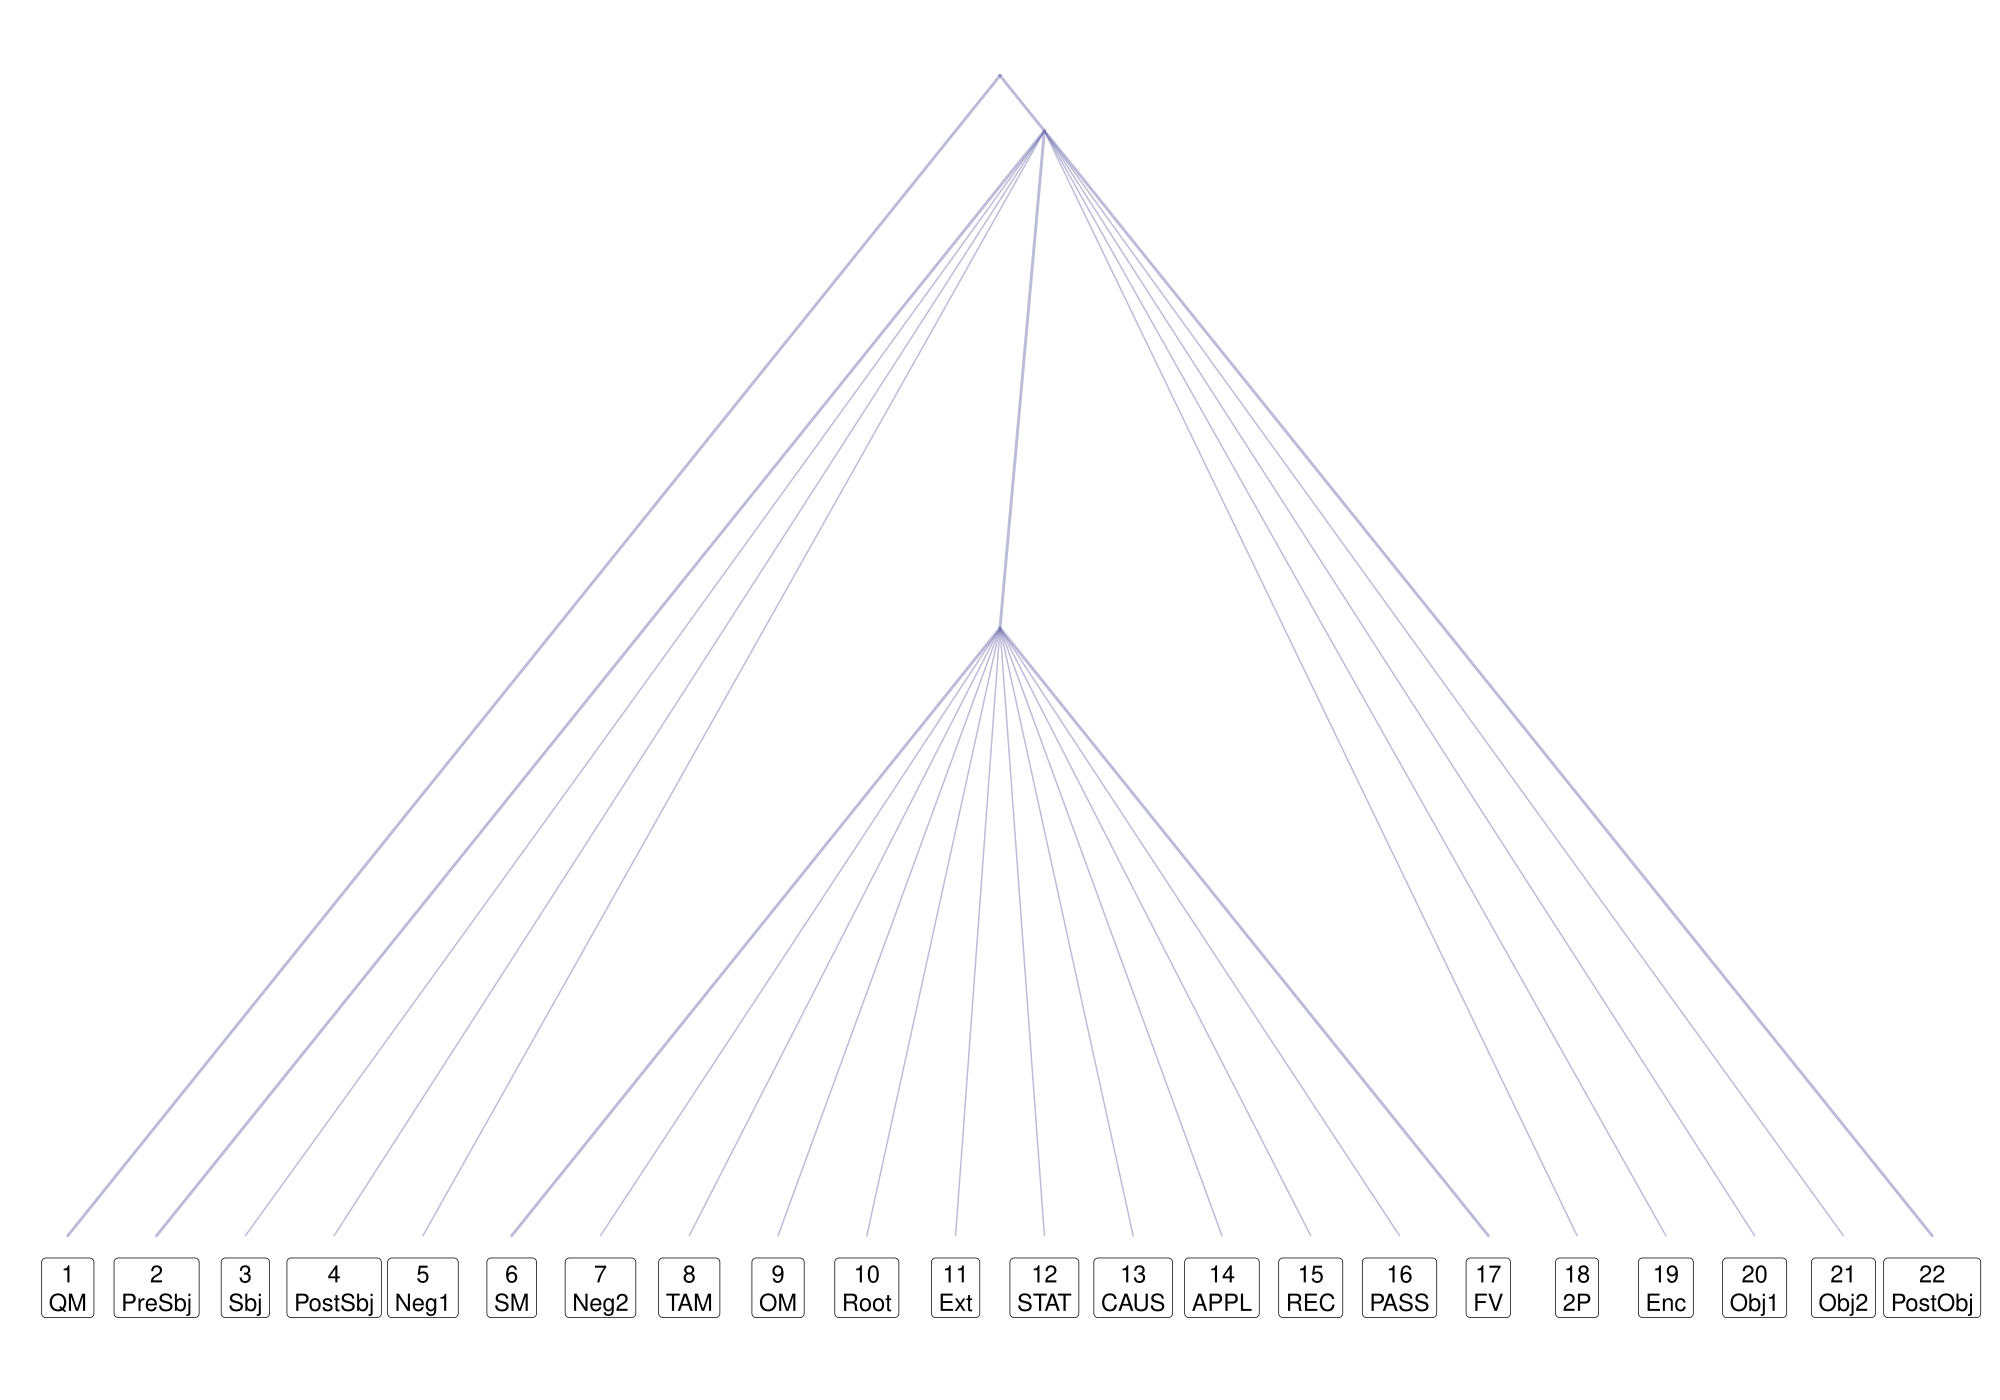

Recreate this plot in R.
library(ape)
library(ggplot2)
library(ggtree)
library(patchwork)

posLabel <- list("1" = "QM", "2" = "PreSbj", "3" = "Sbj", "4" = "PostSbj", "5" = "Neg1", "6" = "SM", "7" = "Neg2", "8" = "TAM", "9" = "OM", "10" = "Root", "11" = "Ext", "12" = "STAT", "13" = "CAUS", "14" = "APPL", "15" = "REC", "16" = "PASS", "17" = "FV", "18" = "2P", "19" = "Enc", "20" = "Obj1", "21" = "Obj2", "22" = "PostObj")

alphaval <- 0.99 / 2

nyan1308_inton_tree1 <- read.tree(text="(1,(2,3,4,5,(6,7,8,9,10,11,12,13,14,15,16,17)6-17,18,19,20,21,22)2-22)1-22;")
nyan1308_inton_tree1grouped <- groupOTU(nyan1308_inton_tree1, list(a = c(1, 22), b = c(2, 22), c = c(6, 17)))
strengthMap1 <- c(0.5, 1.0, 1.0, 1.0)
nyan1308_inton_treeplot1 <- ggtree(nyan1308_inton_tree1grouped,
  aes(size=(strengthMap1[group])),
  layout="slanted", ladderize=FALSE,
  alpha=alphaval, color="#7876B1") +
  layout_dendrogram() +
  geom_tiplab(geom="label", size=5, angle=0,
    offset=-1, hjust=0.5, vjust=0.35, alpha=0, colour=NA, fill=NA,
    lineheight=1) +
  theme(panel.background=element_blank(),
    plot.background=element_blank(),
    legend.position="none",
    plot.margin=margin(t=5, r=5, b=25, l=5, unit="pt")) +
  scale_size_identity()

nyan1308_inton_treeplot1 <- nyan1308_inton_treeplot1 + geom_tiplab(geom="label", size=6, angle=0,
  offset=-1, hjust=0.5, vjust=0.35, alpha=1, label.size=0,
  aes(label=paste(label, posLabel[label], sep="\n")), lineheight=1)

treelayout <- c(
  area(t=1, l=1, b=5, r=1))

forest <- (
  nyan1308_inton_treeplot1 +
  plot_layout(design=treelayout))
ggsave("/Users/jcgood/gitrepos/planars/NonCollaborative/results/nyan1308_inton_laminar_forest.pdf", forest & theme(plot.background=element_rect(fill='white', color=NA)), width=20, height=14)
